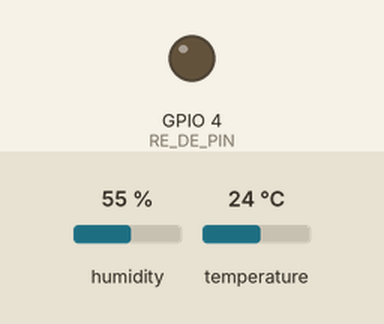
The sketch below on a simulated ESP32. On the bench: output pins drawn as LEDs (lit = HIGH). The inputs (shaded band) are chosen by the test bench; at power-on: humidity 55 %, temperature 24 °C. WiFi joins after 1.5 s; servers stay silent unless stated; the local clock reads 2024-03-15 10:24:30 at power-on unless the sketch sets it; EEPROM starts erased; nothing arrives over Bluetooth unless stated; a phone connects over Bluetooth LE 3 s after start; what the sketch prints to the serial monitor is not drawn.

Above: at 17.8 s.
Timing chart, 0 to 48.9 s (numbered marks = the images above):
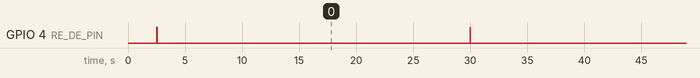

Measured:
- by itself, GPIO 4 (RE_DE_PIN): repeats every 33.2 s: HIGH 0.01 s, LOW 33.2 s

The sketch:

esp32_soil_sensor.ino
```cpp
/*
 * ESP32 SoilProbe IoT Sensor - Hardini Cloud Connected
 * WITH BLE PROVISIONING - RS485 MODBUS RTU - DIRECT FIREBASE
 */

#include <WiFi.h>
#include "time.h"

// NTP Server Settings
const char* ntpServer = "pool.ntp.org";
const long  gmtOffset_sec = 19800; // IST is UTC+5:30 (5.5 * 3600 = 19800)
const int   daylightOffset_sec = 0;
#include <ArduinoJson.h>
#include <EEPROM.h>
#include <BLEDevice.h>
#include <BLEUtils.h>
#include <BLEServer.h>
#include <DHT.h>
#include <Firebase_ESP_Client.h>

// Provide the token generation process info.
#include <addons/TokenHelper.h>
// Provide the RTDB payload printing info and other helper functions.
#include <addons/RTDBHelper.h>

// ==========================================
// 🔧 CONSTANTS & PIN DEFS
// ==========================================
#define DHT_PIN 14 // Updated to D14 as per user wiring
#define DHT_TYPE DHT11

// RS485 Pins
#define RX_PIN 16
#define TX_PIN 17
#define RE_DE_PIN 4 // Updated to D4 as per user wiring

#define EEPROM_SIZE 512

// Firebase Config
#define API_KEY "AIzaSyAG8KcL0Ul8Hrrz31WSHxR1fxd2PkSY1QY"
#define DATABASE_URL "https://hardini-3e576-default-rtdb.asia-southeast1.firebasedatabase.app"

// Firebase Objects
FirebaseData fbdo;
FirebaseAuth auth;
FirebaseConfig config;
bool signupOK = false;

// ==========================================
// 🧪 SENSOR VARIABLES
// ==========================================
struct SoilData {
  float moisture;
  float temp;
  float ec;
  float ph;
  int nitrogen;
  int phosphorus;
  int potassium;
  bool valid;
};

SoilData lastReading;
const byte soilSensorRequest[] = {0x01, 0x03, 0x00, 0x00, 0x00, 0x07, 0x04, 0x08};

// BLE UUIDs
#define SERVICE_UUID        "4fafc201-1fb5-459e-8fcc-c5c9c331914b"
#define CHAR_SSID_UUID      "beb5483e-36e1-4688-b7f5-ea07361b26a8"
#define CHAR_PASS_UUID      "823d06dc-255a-4720-953e-51c367ee2733"
#define CHAR_UID_UUID       "c730e61d-847e-4009-9768-45b73679469e"
#define CHAR_STATUS_UUID    "91107567-2777-4581-9b5b-209074092453"

DHT dht(DHT_PIN, DHT_TYPE);

// Runtime Variables
String wifi_ssid = "";
String wifi_pass = "";
String user_uid = "";

String device_id = "esp32_" + String((uint32_t)ESP.getEfuseMac(), HEX);

bool deviceConnected = false;
bool wifiConfigured = false;

// ==========================================
// 💾 EEPROM HELPERS
// ==========================================

void writeString(int addr, String data) {
  for (int i = 0; i < data.length(); i++) {
    EEPROM.write(addr + i, data[i]);
  }
  EEPROM.write(addr + data.length(), '\0');
}

String readString(int addr) {
  char data[100];
  int len = 0;
  unsigned char k = EEPROM.read(addr);

  while (k != '\0' && len < 99) {
    data[len++] = k;
    k = EEPROM.read(addr + len);
  }

  data[len] = '\0';
  return String(data);
}

void loadCredentials() {
  wifi_ssid = readString(0);
  wifi_pass = readString(100);
  user_uid = readString(200);

  Serial.println("Loaded Credentials:");
  Serial.println("SSID: " + wifi_ssid);
  Serial.println("UID: " + user_uid);

  if (wifi_ssid.length() > 0 && user_uid.length() > 0) {
    wifiConfigured = true;
  }
}

void saveCredentials() {
  Serial.println("Saving Credentials...");
  for (int i = 0; i < EEPROM_SIZE; i++) EEPROM.write(i, 0);
  writeString(0, wifi_ssid);
  writeString(100, wifi_pass);
  writeString(200, user_uid);
  EEPROM.commit();
}

// ==========================================
// 📡 BLE CALLBACKS
// ==========================================
class MyServerCallbacks : public BLEServerCallbacks {
  void onConnect(BLEServer* pServer) {
    deviceConnected = true;
    Serial.println("BLE Client Connected");
  }
  void onDisconnect(BLEServer* pServer) {
    deviceConnected = false;
    Serial.println("BLE Client Disconnected");
    pServer->getAdvertising()->start();
  }
};

class MyCallbacks : public BLECharacteristicCallbacks {
  void onWrite(BLECharacteristic *pCharacteristic) {
    String value = pCharacteristic->getValue();
    if (value.length() == 0) return;
    String uuid = pCharacteristic->getUUID().toString();

    if (uuid == CHAR_SSID_UUID) {
      wifi_ssid = value;
      Serial.println("RCV SSID: " + wifi_ssid);
    } else if (uuid == CHAR_PASS_UUID) {
      wifi_pass = value;
      Serial.println("RCV PASS: [Hidden]");
    } else if (uuid == CHAR_UID_UUID) {
      user_uid = value;
      Serial.println("RCV UID: " + user_uid);
      if (wifi_ssid.length() > 0) {
        saveCredentials();
        Serial.println("Restarting in 2s...");
        delay(2000);
        ESP.restart();
      }
    }
  }
};

// ==========================================
// 📡 BLE START
// ==========================================
void startBLE() {
  Serial.println("Starting BLE Provisioning Mode...");
  BLEDevice::init("Hardini-Probe");
  BLEDevice::setPower(ESP_PWR_LVL_P9);
  BLEServer *pServer = BLEDevice::createServer();
  pServer->setCallbacks(new MyServerCallbacks());
  BLEService *pService = pServer->createService(SERVICE_UUID);

  BLECharacteristic *pCharSSID = pService->createCharacteristic(CHAR_SSID_UUID, BLECharacteristic::PROPERTY_WRITE | BLECharacteristic::PROPERTY_WRITE_NR);
  BLECharacteristic *pCharPass = pService->createCharacteristic(CHAR_PASS_UUID, BLECharacteristic::PROPERTY_WRITE | BLECharacteristic::PROPERTY_WRITE_NR);
  BLECharacteristic *pCharUID = pService->createCharacteristic(CHAR_UID_UUID, BLECharacteristic::PROPERTY_WRITE | BLECharacteristic::PROPERTY_WRITE_NR);
  BLECharacteristic *pCharStatus = pService->createCharacteristic(CHAR_STATUS_UUID, BLECharacteristic::PROPERTY_READ | BLECharacteristic::PROPERTY_NOTIFY);

  MyCallbacks *callbacks = new MyCallbacks();
  pCharSSID->setCallbacks(callbacks);
  pCharPass->setCallbacks(callbacks);
  pCharUID->setCallbacks(callbacks);
  pCharStatus->setValue("Waiting for Config");

  pService->start();
  BLEAdvertising *pAdvertising = BLEDevice::getAdvertising();
  pAdvertising->addServiceUUID(SERVICE_UUID);
  pAdvertising->setScanResponse(true);
  BLEDevice::startAdvertising();
  Serial.println("BLE Advertising started...");
}

// ==========================================
// 🔄 RS485 HELPER
// ==========================================
SoilData readSoilSensor() {
  SoilData data = {0, 0, 0, 0, 0, 0, 0, false};

  // Clear buffer
  while (Serial2.available()) Serial2.read();

  Serial.println(" -> Sending Modbus Request (4800 baud)...");
  digitalWrite(RE_DE_PIN, HIGH); // Enable TX
  delay(10);
  Serial2.write(soilSensorRequest, sizeof(soilSensorRequest));
  Serial2.flush();
  digitalWrite(RE_DE_PIN, LOW); // Enable RX

  // Wait for response
  unsigned long startTime = millis();
  while (Serial2.available() < 19 && millis() - startTime < 3000) {
    delay(10);
  }

  int available = Serial2.available();
  Serial.printf(" -> Bytes Available: %d\n", available);

  if (available > 0) {
    byte buf[32]; // Buffer slightly larger
    int len = Serial2.readBytes(buf, available < 32 ? available : 32);

    Serial.print(" -> HEX RCV: ");
    for (int i = 0; i < len; i++) {
        Serial.printf("%02X ", buf[i]);
    }
    Serial.println();

    if (len >= 19 && buf[0] == 0x01 && buf[1] == 0x03) {
      data.moisture = (buf[3] << 8 | buf[4]) * 0.1;
      data.temp = (buf[5] << 8 | buf[6]) * 0.1;
      data.ec = (buf[7] << 8 | buf[8]);
      data.ph = (buf[9] << 8 | buf[10]) * 0.1;
      data.nitrogen = (buf[11] << 8 | buf[12]);
      data.phosphorus = (buf[13] << 8 | buf[14]);
      data.potassium = (buf[15] << 8 | buf[16]);
      data.valid = true;
      Serial.println(" -> ✅ Modbus Frame Valid");
    } else {
      Serial.println("❌ Modbus Invalid Header/Length");
    }
  } else {
    Serial.println("❌ Modbus Timeout (No Data)");
  }
  return data;
}

// Helper to get ISO time string
String getISOTime() {
  struct tm timeinfo;
  if(!getLocalTime(&timeinfo)){
    return "";
  }
  char buffer[30];
  // Format: 2026-02-19T13:00:00Z (Approx)
  strftime(buffer, 30, "%Y-%m-%dT%H:%M:%S", &timeinfo);
  return String(buffer);
}

// ==========================================
// 📊 SENSOR + API
// ==========================================
void sendSensorData() {
  Serial.println("\n--------------------------------");
  Serial.println("Reading Sensors...");

  // Read RS485 Sensor
  SoilData soil = readSoilSensor();

  // Read DHT (Ambient)
  float ambHum = dht.readHumidity();
  float ambTemp = dht.readTemperature();

  Serial.printf("Soil: moist=%.1f%% temp=%.1fC ph=%.1f N=%d P=%d K=%d\n",
                soil.moisture, soil.temp, soil.ph, soil.nitrogen, soil.phosphorus, soil.potassium);
  Serial.printf("Amb: temp=%.1fC hum=%.1f%%\n", ambTemp, ambHum);

  if (!soil.valid) {
    Serial.println("⚠️ Warning: Using dummy soil values (read failed)");
  }

  // Firebase Data Object
  FirebaseJson json;

  // Note: Firebase paths cannot contain ".", "#", "$", "[", or "]"
  // We use timestamps as keys usually, but pushJSON handles distinct keys

  json.set("soil_temp_c", soil.valid ? soil.temp : 0);
  json.set("soil_moist_pct", soil.valid ? soil.moisture : 0);
  json.set("soil_ec_us_cm", soil.valid ? soil.ec : 0);
  json.set("soil_ph", soil.valid ? soil.ph : 0);
  json.set("soil_n_mg_kg", soil.valid ? soil.nitrogen : 0);
  json.set("soil_p_mg_kg", soil.valid ? soil.phosphorus : 0);
  json.set("soil_k_mg_kg", soil.valid ? soil.potassium : 0);
  json.set("ambient_temp_c", isnan(ambTemp) ? 0 : ambTemp);
  json.set("ambient_humidity_pct", isnan(ambHum) ? 0 : ambHum);
  json.set("rssi", WiFi.RSSI());

  // Use Real Time (NTP)
  String timestamp = getISOTime();
  if (timestamp == "") {
      json.set("created_at", millis()); // Fallback if NTP fails
  } else {
      json.set("created_at", timestamp);
  }

  if (WiFi.status() == WL_CONNECTED && signupOK) {
    String path = "users/" + user_uid + "/devices/" + device_id + "/data";

    Serial.print("Pushing to: "); Serial.println(path);

    if (Firebase.RTDB.pushJSON(&fbdo, path.c_str(), &json)) {
      Serial.println("✅ Firebase: Data Sent");
    } else {
      Serial.printf("❌ Firebase Error: %s\n", fbdo.errorReason().c_str());
    }
  } else {
    Serial.println("⚠️ WiFi Disconnected or Firebase Not Ready");
  }
}

// ==========================================
// 🚀 SETUP
// ==========================================
void setup() {
  Serial.begin(115200);

  // RS485 Setup
  pinMode(RE_DE_PIN, OUTPUT);
  digitalWrite(RE_DE_PIN, LOW);
  Serial2.begin(4800, SERIAL_8N1, RX_PIN, TX_PIN); // 4800 Baud

  EEPROM.begin(EEPROM_SIZE);
  dht.begin();

  delay(1000);
  Serial.println("Booting Hardini Probe: " + device_id);

  startBLE();
  loadCredentials();

  if (wifiConfigured) {
    WiFi.begin(wifi_ssid.c_str(), wifi_pass.c_str());
    Serial.print("Connecting to WiFi");
    int retries = 0;
    while (WiFi.status() != WL_CONNECTED && retries < 20) {
      delay(500); Serial.print("."); retries++;
    }
    if (WiFi.status() == WL_CONNECTED) {
      Serial.println("\n✅ WiFi Connected!");

      // Init Time (NTP)
      configTime(gmtOffset_sec, daylightOffset_sec, ntpServer);
      Serial.println("Waiting for NTP time sync...");
      struct tm timeinfo;
      if(!getLocalTime(&timeinfo)){
        Serial.println("Failed to obtain time");
      } else {
        Serial.println(&timeinfo, "Time Sync: %A, %B %d %Y %H:%M:%S");
      }

      // Initialize Firebase
      config.api_key = API_KEY;
      config.database_url = DATABASE_URL;

      // Anonymous Sign up
      if (Firebase.signUp(&config, &auth, "", "")) {
        Serial.println("✅ Firebase Signed Up (Anonymous)");
        signupOK = true;
      } else {
        Serial.printf("❌ Firebase Sign Up Failed: %s\n", config.signer.signupError.message.c_str());
      }

      config.token_status_callback = tokenStatusCallback; // Helper function from addons

      Firebase.begin(&config, &auth);
      Firebase.reconnectWiFi(true);

      sendSensorData();
    } else {
      Serial.println("\n⚠️ WiFi Failed");
    }
  }
}

// ==========================================
// 🔁 LOOP
// ==========================================
void loop() {
  if (WiFi.status() != WL_CONNECTED) {
    delay(100); return;
  }

  static unsigned long lastTime = 0;
  if (millis() - lastTime > 30000) {
    sendSensorData();
    lastTime = millis();
  }
}
```
